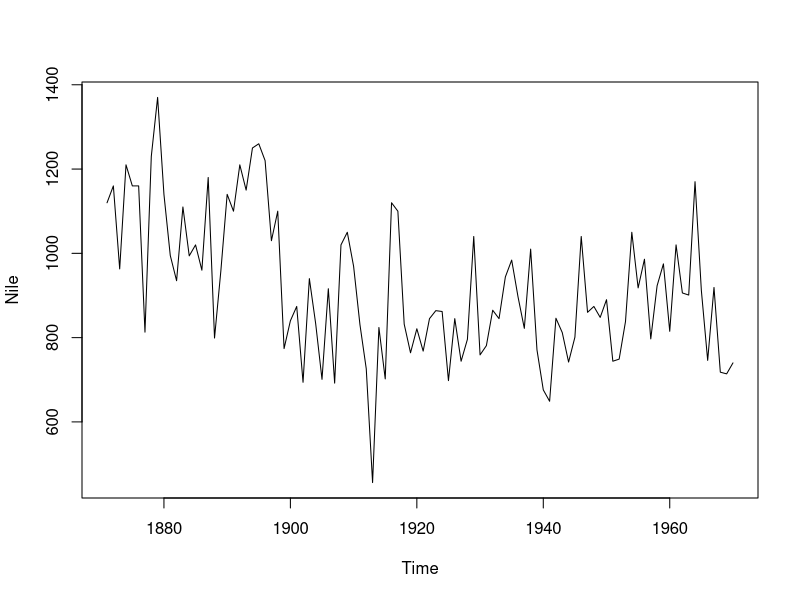
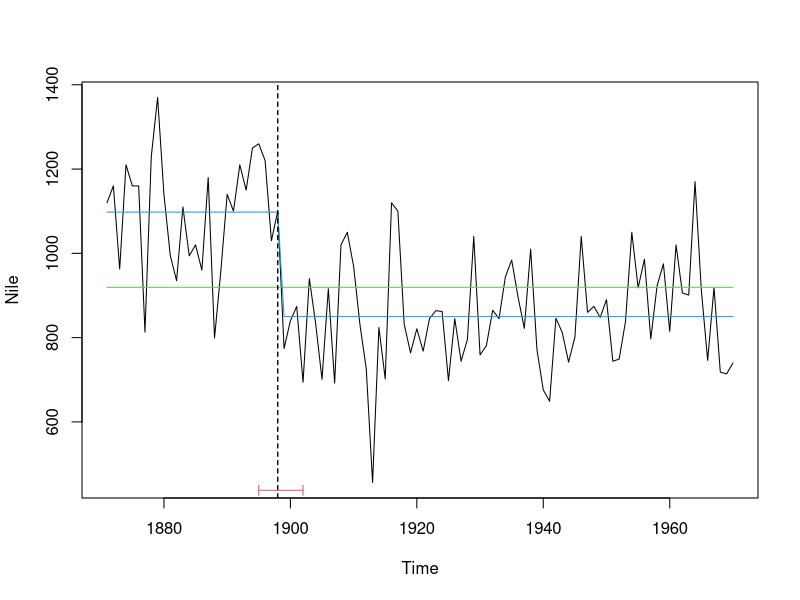
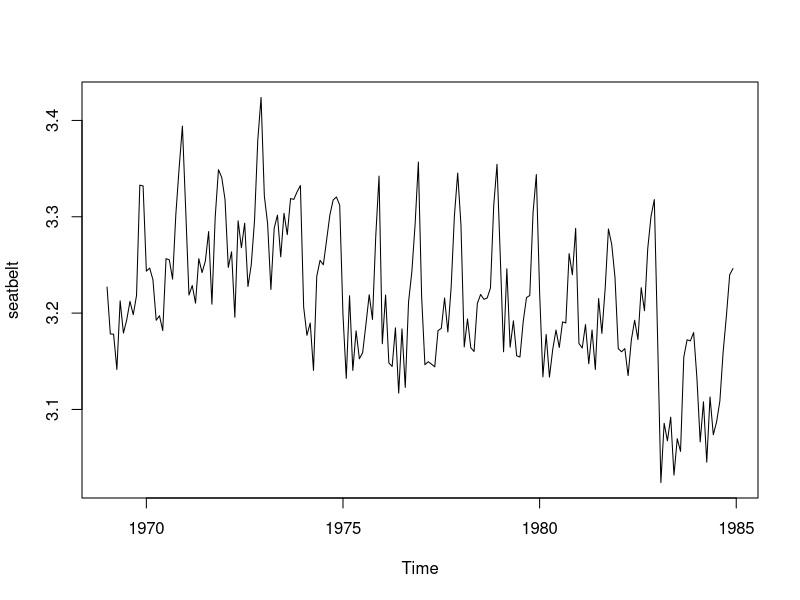
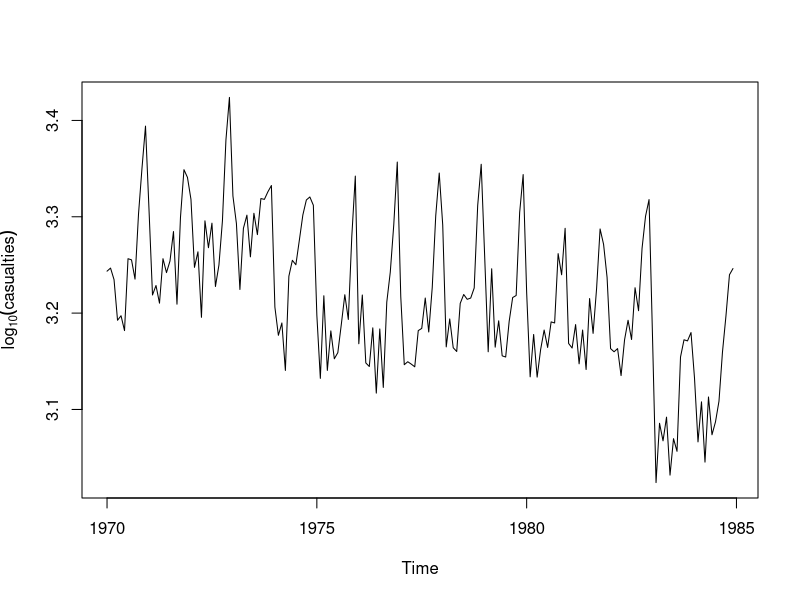
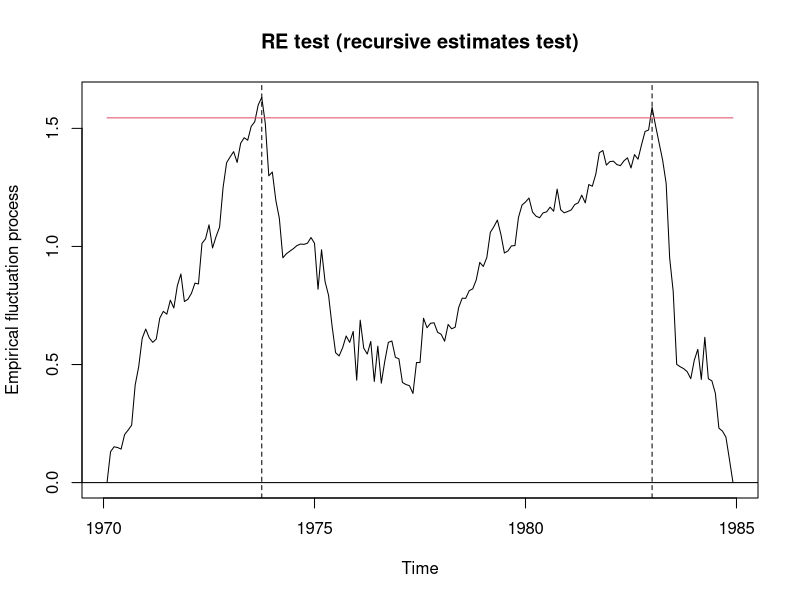
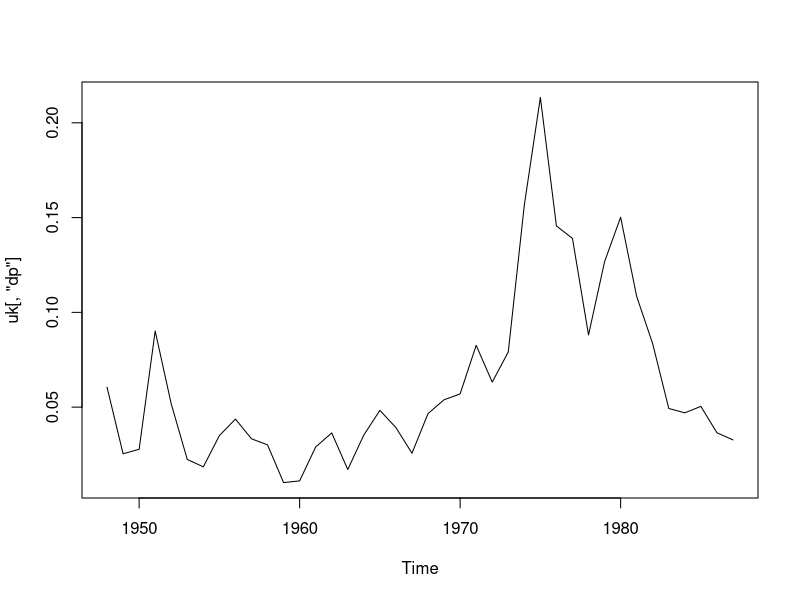

The R script that drew these images, in order:
################################################################################ 
# H08a: Structural Change
# By William Yu, UCLA Anderson Forecast
# updated 10/19/2022
# Reference: https://cran.r-project.org/web/packages/strucchange/strucchange.pdf
# https://cran.r-project.org/web/packages/strucchange/vignettes/strucchange-intro.pdf
################################################################################
install.packages("strucchange")
library(readxl)  
library(dplyr)
library(strucchange)  

## Nile data with one breakpoint: the annual flows drop in 1898
## because the first Ashwan dam was built
data("Nile")
plot(Nile)

## Compute breakpoints
bp.nile = breakpoints(Nile ~ 1)
summary(bp.nile)

## Fit and visualize segmented and unsegmented model
fm0 = lm(Nile ~ 1) # 1 is for the intercept of a flat trend.
summary(fm0)

fm1 = lm(Nile ~ breakfactor(bp.nile, breaks = 1))
summary(fm1)

plot(Nile)
lines(ts(fitted(fm0), start = 1871), col = 3)
lines(ts(fitted(fm1), start = 1871), col = 4)
lines(bp.nile, breaks = 1)

## confidence interval
ci.nile = confint(bp.nile)
ci.nile
lines(ci.nile)

## UK Seatbelt data: a SARIMA(1,0,0)(1,0,0)_12 model
## (fitted by OLS) is used and reveals (at least) two
## breakpoints - one in 1973 associated with the oil crisis and
## one in 1983 due to the introduction of compulsory
## wearing of seatbelts in the UK.
data("UKDriverDeaths")
?UKDriverDeaths
seatbelt = log10(UKDriverDeaths)
plot(seatbelt)
seatbelt = cbind(seatbelt, stats::lag(seatbelt, k = -1), stats::lag(seatbelt, k = -12))
colnames(seatbelt) = c("y", "ylag1", "ylag12")
seatbelt = window(seatbelt, start = c(1970, 1), end = c(1984,12))
plot(seatbelt[,"y"], ylab = expression(log[10](casualties)))

## Testing -- Empirical Fluctuation Process
fit01 = lm(y ~ ylag1 + ylag12, data = seatbelt)
summary(fit01)
re.seat = efp(y ~ ylag1 + ylag12, data = seatbelt, type = "RE")
plot(re.seat)

## Dating
bp.seat = breakpoints(y ~ ylag1 + ylag12, data = seatbelt, h = 0.1)
summary(bp.seat)
lines(bp.seat, breaks = 2)

# fm1 = lm(seatbelt ~ breakfactor(bp.seat, breaks = 2))
# summary(fm1)

## load and plot data
data("PhillipsCurve")
?PhillipsCurve
uk = window(PhillipsCurve, start = 1948)
plot(uk[, "dp"])

## AR(1) inflation model
## estimate breakpoints
fit02 = lm(dp ~ dp1, data = uk)
summary(fit02)

bp.inf = breakpoints(dp ~ dp1, data = uk, h = 8) 
# minimal segment size (fraction or # of observations)
summary(bp.inf)

## fit segmented model with three breaks
fac.inf = breakfactor(bp.inf, breaks = 2, label = "seg")
fm.inf = lm(dp ~ 0 + fac.inf/dp1, data = uk)
summary(fm.inf)

## Phillips curve equation
## estimate breakpoints
fit03 = lm(dp ~ dp1 + dw + du, data = uk)
summary(fit03)

bp.pc = breakpoints(dp ~ dp1 + dw + du, data = uk, h = 5, breaks = 5)
summary(bp.pc)

## Fit segmented model with three breaks
fac.pc = breakfactor(bp.pc, breaks = 2, label = "seg")
fm.pc = lm(dp ~ 0 + fac.pc/dp1 + fac.pc/dw + fac.pc/du, data = uk)
summary(fm.pc)
